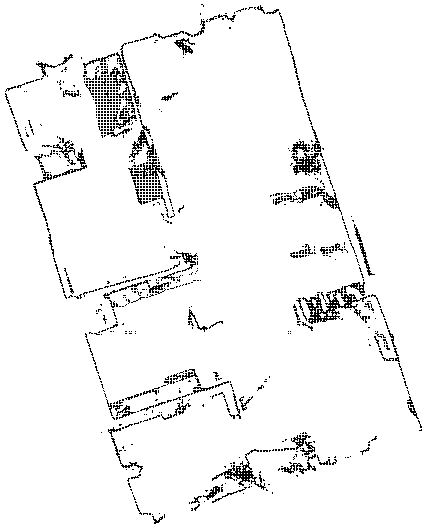
#> input picture map_sample/20170131135829.png, 426 x 529 px
$ python -i raycast_map.py   (imports and definitions only)
#> lines starting #> are read from the running program, lines starting #| are printed output that depends on the picture; after the words box and inside, x2 and y2 are one past the last pixel; in counts of white or black regions, pixels touching at a corner belong together
'''
Copyright (C) Saeed Gholami Shahbandi. All rights reserved.
Author: Saeed Gholami Shahbandi

This file is part of Arrangement Library.
The of Arrangement Library is free software: you can redistribute it and/or
modify it under the terms of the GNU Lesser General Public License as published
by the Free Software Foundation, either version 3 of the License,
or (at your option) any later version.

This program is distributed in the hope that it will be useful, but WITHOUT ANY
WARRANTY; without even the implied warranty of MERCHANTABILITY or FITNESS FOR A
PARTICULAR PURPOSE. See the GNU Lesser General Public License for more details.

You should have received a copy of the GNU Lesser General Public License along
with this program. If not, see <http://www.gnu.org/licenses/>
'''
from __future__ import print_function

import sys
new_paths = [
    u'../',
]
# [3 lines not run here, left out]

import time
import cv2
import numpy as np

import multiprocessing as mp
import contextlib as ctx
from functools import partial

import place_categorization.place_categorization as plcat

################################################################################
def lock_n_load(file_name, occupancy_thr=220, k_size=3):
    '''
    '''
#> called with file_name = '../map_sample/20170131135829.png', occupancy_thr = 220, k_size = 3
    image = np.flipud( cv2.imread( file_name, cv2.IMREAD_GRAYSCALE) )
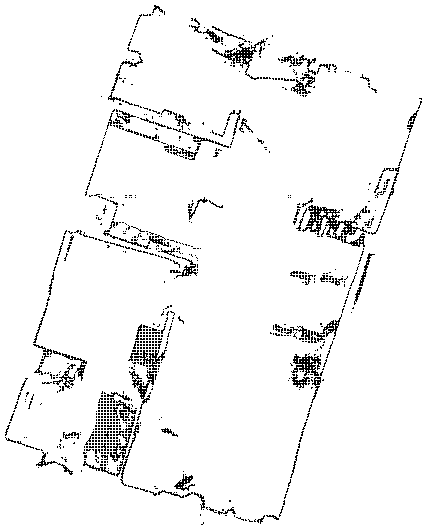
#> image: shape (529, 426); 95.3% white; black in thin lines or dots

    # converting to binary, for the layout-images
    thr1,thr2 = [occupancy_thr, 255]
    ret, image = cv2.threshold(image.astype(np.uint8) , thr1,thr2 , cv2.THRESH_BINARY)
#> ret = 220

    # erode to make the ogm suitable for raycasting
    kernel = np.ones((k_size,k_size),np.uint8)
    image = cv2.erode(image, kernel, iterations = 3)
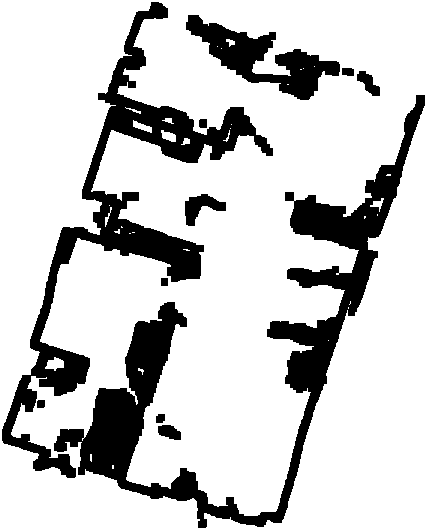
#> image: shape (529, 426); 79.6% white; 11 black regions, largest, box (x1, y1, x2, y2) and area: (54, 95, 425, 528) 22496, (2, 2, 273, 478) 17172, (186, 15, 340, 100) 4696
    image = cv2.medianBlur(image, k_size)
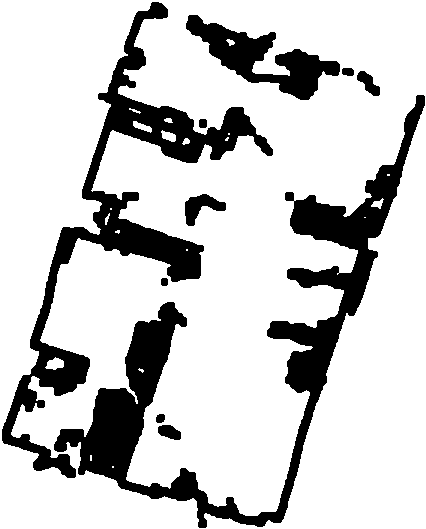
#> image: shape (529, 426); 79.6% white; 10 black regions, largest, box (x1, y1, x2, y2) and area: (54, 95, 425, 528) 22530, (2, 2, 273, 478) 17307, (186, 15, 340, 100) 4702

    return image

################################################################################
################################################################################
################################################################################
# [91 lines not run here, left out]

    # ### plot raycast from a random cell
    # import place_categorization.plotting as pcplt
    # idx = np.random.randint(raycasts['open_cells'].shape[0])
    # pcplt.plot_ray_cast(image,
    #                     raycasts['open_cells'][idx,:],
    #                     raycasts['config'],
    #                     raycasts['range_vecs'][idx,:],
    #                     raycasts['theta_vecs'])

>>> result = lock_n_load('../map_sample/20170131135829.png')

$ run again, on map_sample/E5_layout.png
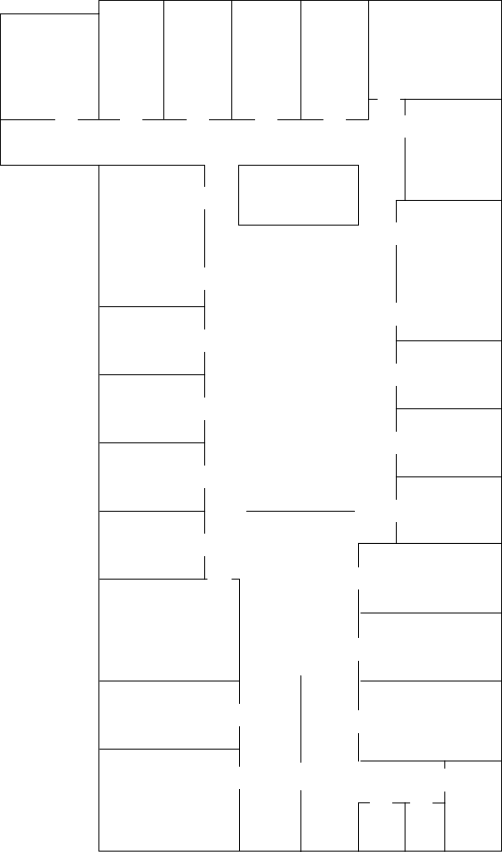
#> input picture map_sample/E5_layout.png, 502 x 852 px
#> in lock_n_load, `ret, image = cv2.threshold(image.astype(np.uint8) , thr1,thr2 , cv2.TH..`:
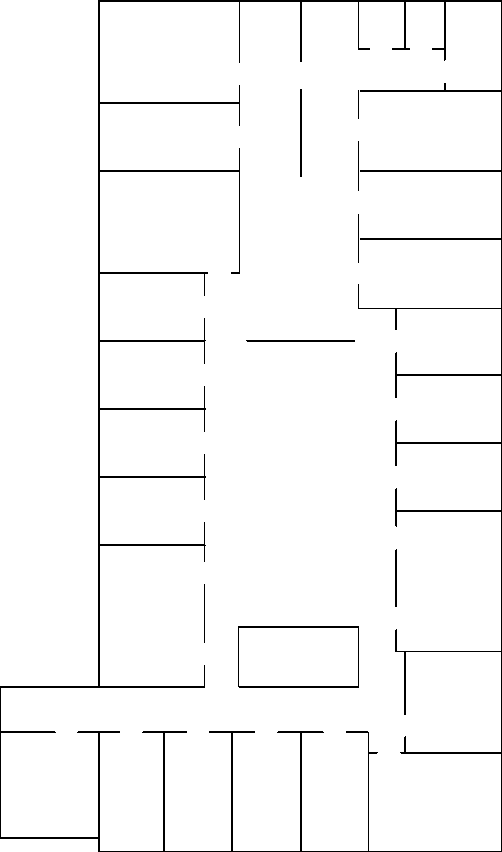
#> image: shape (852, 502); 97.2% white; black in thin lines or dots
#> ret = 220
#> in lock_n_load, `image = cv2.erode(image, kernel, iterations = 3)`:
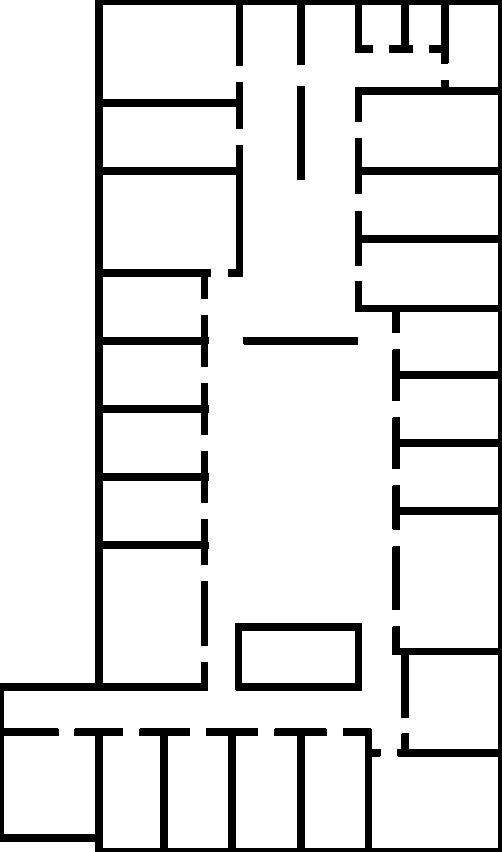
#> image: shape (852, 502); 88.1% white; 6 black regions, box (x1, y1, x2, y2) and area: (0, 0, 502, 852) 45374, (235, 623, 362, 691) 2759, (243, 337, 358, 345) 919, (297, 86, 305, 180) 752, (392, 546, 400, 610) 511, (201, 581, 208, 646) 455

$ run again, on map_sample/kpt4a_full.png
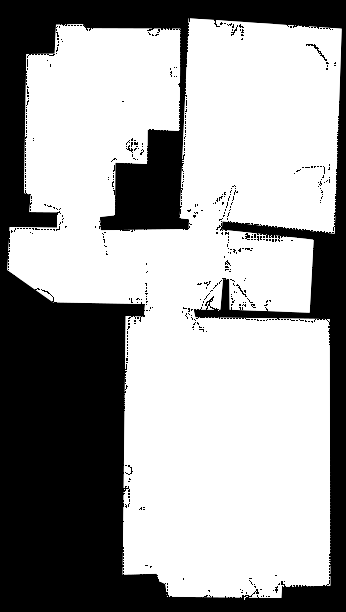
#> input picture map_sample/kpt4a_full.png, 346 x 612 px
#> in lock_n_load, `ret, image = cv2.threshold(image.astype(np.uint8) , thr1,thr2 , cv2.TH..`:
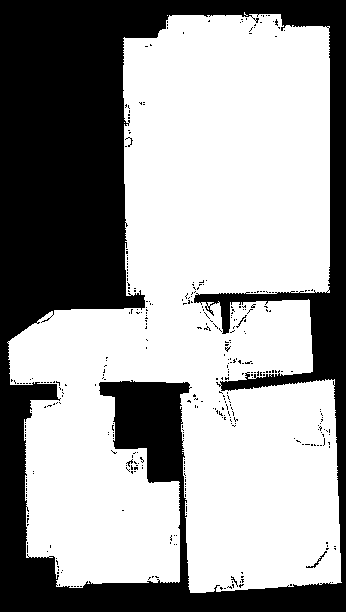
#> image: shape (612, 346); 62.3% white; 375 black regions (372 under 20 px), largest, box (x1, y1, x2, y2) and area: (0, 0, 346, 612) 78533, (306, 551, 327, 568) 52, (236, 315, 247, 328) 23
#> ret = 220
#> in lock_n_load, `image = cv2.medianBlur(image, k_size)`:
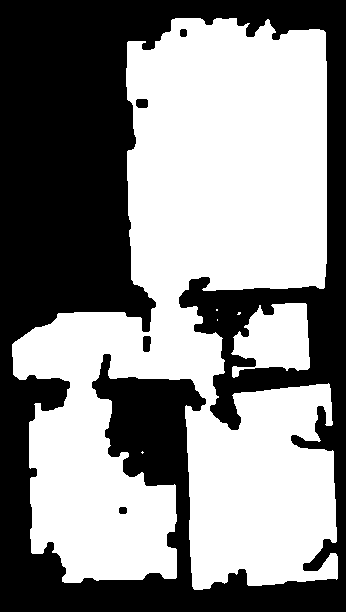
#> image: shape (612, 346); 53.9% white; 5 black regions, box (x1, y1, x2, y2) and area: (0, 0, 346, 612) 97257, (143, 336, 151, 352) 116, (136, 99, 148, 108) 102, (180, 29, 187, 37) 52, (119, 507, 127, 514) 52
